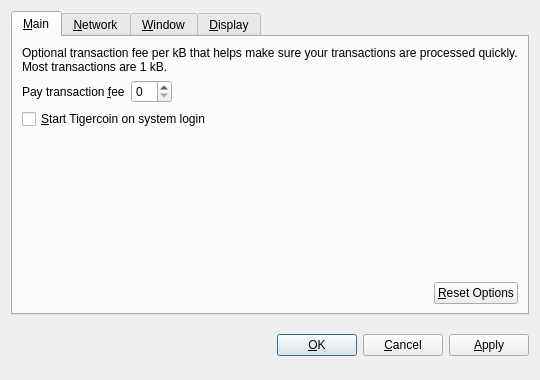
<?xml version="1.0" encoding="UTF-8"?>
<ui version="4.0">
 <class>OptionsDialog</class>
 <widget class="QDialog" name="OptionsDialog">
  <property name="geometry">
   <rect>
    <x>0</x>
    <y>0</y>
    <width>540</width>
    <height>380</height>
   </rect>
  </property>
  <property name="windowTitle">
   <string>Options</string>
  </property>
  <property name="modal">
   <bool>true</bool>
  </property>
  <layout class="QVBoxLayout" name="verticalLayout">
   <item>
    <widget class="QTabWidget" name="tabWidget">
     <property name="tabPosition">
      <enum>QTabWidget::North</enum>
     </property>
     <property name="currentIndex">
      <number>0</number>
     </property>
     <widget class="QWidget" name="tabMain">
      <attribute name="title">
       <string>&amp;Main</string>
      </attribute>
      <layout class="QVBoxLayout" name="verticalLayout_Main">
       <item>
        <widget class="QLabel" name="transactionFeeInfoLabel">
         <property name="text">
          <string>Optional transaction fee per kB that helps make sure your transactions are processed quickly. Most transactions are 1 kB.</string>
         </property>
         <property name="textFormat">
          <enum>Qt::PlainText</enum>
         </property>
         <property name="wordWrap">
          <bool>true</bool>
         </property>
        </widget>
       </item>
       <item>
        <layout class="QHBoxLayout" name="horizontalLayout_1_Main">
         <item>
          <widget class="QLabel" name="transactionFeeLabel">
           <property name="text">
            <string>Pay transaction &amp;fee</string>
           </property>
           <property name="textFormat">
            <enum>Qt::PlainText</enum>
           </property>
           <property name="buddy">
            <cstring>transactionFee</cstring>
           </property>
          </widget>
         </item>
         <item>
          <widget class="BitcoinAmountField" name="transactionFee"/>
         </item>
         <item>
          <spacer name="horizontalSpacer_1_Main">
           <property name="orientation">
            <enum>Qt::Horizontal</enum>
           </property>
           <property name="sizeHint" stdset="0">
            <size>
             <width>40</width>
             <height>20</height>
            </size>
           </property>
          </spacer>
         </item>
        </layout>
       </item>
       <item>
        <widget class="QCheckBox" name="bitcoinAtStartup">
         <property name="toolTip">
          <string>Automatically start Tigercoin after logging in to the system.</string>
         </property>
         <property name="text">
          <string>&amp;Start Tigercoin on system login</string>
         </property>
        </widget>
       </item>
       <item>
        <spacer name="verticalSpacer_Main">
         <property name="orientation">
          <enum>Qt::Vertical</enum>
         </property>
         <property name="sizeHint" stdset="0">
          <size>
           <width>20</width>
           <height>40</height>
          </size>
         </property>
        </spacer>
       </item>
       <item>
        <layout class="QHBoxLayout" name="horizontalLayout_2_Main">
         <item>
          <spacer name="horizontalSpacer_2_Main">
           <property name="orientation">
            <enum>Qt::Horizontal</enum>
           </property>
           <property name="sizeHint" stdset="0">
            <size>
             <width>40</width>
             <height>20</height>
            </size>
           </property>
          </spacer>
         </item>
         <item>
          <widget class="QPushButton" name="resetButton">
           <property name="toolTip">
            <string>Reset all client options to default.</string>
           </property>
           <property name="text">
            <string>&amp;Reset Options</string>
           </property>
           <property name="autoDefault">
            <bool>false</bool>
           </property>
          </widget>
         </item>
        </layout>
       </item>
      </layout>
     </widget>
     <widget class="QWidget" name="tabNetwork">
      <attribute name="title">
       <string>&amp;Network</string>
      </attribute>
      <layout class="QVBoxLayout" name="verticalLayout_Network">
       <item>
        <widget class="QCheckBox" name="mapPortUpnp">
         <property name="toolTip">
          <string>Automatically open the Tigercoin client port on the router. This only works when your router supports UPnP and it is enabled.</string>
         </property>
         <property name="text">
          <string>Map port using &amp;UPnP</string>
         </property>
        </widget>
       </item>
       <item>
        <widget class="QCheckBox" name="connectSocks">
         <property name="toolTip">
          <string>Connect to the Tigercoin network through a SOCKS proxy (e.g. when connecting through Tor).</string>
         </property>
         <property name="text">
          <string>&amp;Connect through SOCKS proxy:</string>
         </property>
        </widget>
       </item>
       <item>
        <layout class="QHBoxLayout" name="horizontalLayout_Network">
         <item>
          <widget class="QLabel" name="proxyIpLabel">
           <property name="text">
            <string>Proxy &amp;IP:</string>
           </property>
           <property name="textFormat">
            <enum>Qt::PlainText</enum>
           </property>
           <property name="buddy">
            <cstring>proxyIp</cstring>
           </property>
          </widget>
         </item>
         <item>
          <widget class="QValidatedLineEdit" name="proxyIp">
           <property name="maximumSize">
            <size>
             <width>140</width>
             <height>16777215</height>
            </size>
           </property>
           <property name="toolTip">
            <string>IP address of the proxy (e.g. 127.0.0.1)</string>
           </property>
          </widget>
         </item>
         <item>
          <widget class="QLabel" name="proxyPortLabel">
           <property name="text">
            <string>&amp;Port:</string>
           </property>
           <property name="textFormat">
            <enum>Qt::PlainText</enum>
           </property>
           <property name="buddy">
            <cstring>proxyPort</cstring>
           </property>
          </widget>
         </item>
         <item>
          <widget class="QLineEdit" name="proxyPort">
           <property name="maximumSize">
            <size>
             <width>55</width>
             <height>16777215</height>
            </size>
           </property>
           <property name="toolTip">
            <string>Port of the proxy (e.g. 9050)</string>
           </property>
          </widget>
         </item>
         <item>
          <widget class="QLabel" name="socksVersionLabel">
           <property name="text">
            <string>SOCKS &amp;Version:</string>
           </property>
           <property name="textFormat">
            <enum>Qt::PlainText</enum>
           </property>
           <property name="buddy">
            <cstring>socksVersion</cstring>
           </property>
          </widget>
         </item>
         <item>
          <widget class="QValueComboBox" name="socksVersion">
           <property name="toolTip">
            <string>SOCKS version of the proxy (e.g. 5)</string>
           </property>
          </widget>
         </item>
         <item>
          <spacer name="horizontalSpacer_Network">
           <property name="orientation">
            <enum>Qt::Horizontal</enum>
           </property>
           <property name="sizeHint" stdset="0">
            <size>
             <width>40</width>
             <height>20</height>
            </size>
           </property>
          </spacer>
         </item>
        </layout>
       </item>
       <item>
        <spacer name="verticalSpacer_Network">
         <property name="orientation">
          <enum>Qt::Vertical</enum>
         </property>
         <property name="sizeHint" stdset="0">
          <size>
           <width>20</width>
           <height>40</height>
          </size>
         </property>
        </spacer>
       </item>
      </layout>
     </widget>
     <widget class="QWidget" name="tabWindow">
      <attribute name="title">
       <string>&amp;Window</string>
      </attribute>
      <layout class="QVBoxLayout" name="verticalLayout_Window">
       <item>
        <widget class="QCheckBox" name="minimizeToTray">
         <property name="toolTip">
          <string>Show only a tray icon after minimizing the window.</string>
         </property>
         <property name="text">
          <string>&amp;Minimize to the tray instead of the taskbar</string>
         </property>
        </widget>
       </item>
       <item>
        <widget class="QCheckBox" name="minimizeOnClose">
         <property name="toolTip">
          <string>Minimize instead of exit the application when the window is closed. When this option is enabled, the application will be closed only after selecting Quit in the menu.</string>
         </property>
         <property name="text">
          <string>M&amp;inimize on close</string>
         </property>
        </widget>
       </item>
       <item>
        <spacer name="verticalSpacer_Window">
         <property name="orientation">
          <enum>Qt::Vertical</enum>
         </property>
         <property name="sizeHint" stdset="0">
          <size>
           <width>20</width>
           <height>40</height>
          </size>
         </property>
        </spacer>
       </item>
      </layout>
     </widget>
     <widget class="QWidget" name="tabDisplay">
      <attribute name="title">
       <string>&amp;Display</string>
      </attribute>
      <layout class="QVBoxLayout" name="verticalLayout_Display">
       <item>
        <layout class="QHBoxLayout" name="horizontalLayout_1_Display">
         <item>
          <widget class="QLabel" name="langLabel">
           <property name="text">
            <string>User Interface &amp;language:</string>
           </property>
           <property name="textFormat">
            <enum>Qt::PlainText</enum>
           </property>
           <property name="buddy">
            <cstring>lang</cstring>
           </property>
          </widget>
         </item>
         <item>
          <widget class="QValueComboBox" name="lang">
           <property name="toolTip">
            <string>The user interface language can be set here. This setting will take effect after restarting Tigercoin.</string>
           </property>
          </widget>
         </item>
        </layout>
       </item>
       <item>
        <layout class="QHBoxLayout" name="horizontalLayout_2_Display">
         <item>
          <widget class="QLabel" name="unitLabel">
           <property name="text">
            <string>&amp;Unit to show amounts in:</string>
           </property>
           <property name="textFormat">
            <enum>Qt::PlainText</enum>
           </property>
           <property name="buddy">
            <cstring>unit</cstring>
           </property>
          </widget>
         </item>
         <item>
          <widget class="QValueComboBox" name="unit">
           <property name="toolTip">
            <string>Choose the default subdivision unit to show in the interface and when sending coins.</string>
           </property>
          </widget>
         </item>
        </layout>
       </item>
       <item>
        <widget class="QCheckBox" name="displayAddresses">
         <property name="toolTip">
          <string>Whether to show Tigercoin addresses in the transaction list or not.</string>
         </property>
         <property name="text">
          <string>&amp;Display addresses in transaction list</string>
         </property>
        </widget>
       </item>
       <item>
        <spacer name="verticalSpacer_Display">
         <property name="orientation">
          <enum>Qt::Vertical</enum>
         </property>
         <property name="sizeHint" stdset="0">
          <size>
           <width>20</width>
           <height>40</height>
          </size>
         </property>
        </spacer>
       </item>
      </layout>
     </widget>
    </widget>
   </item>
   <item>
    <layout class="QHBoxLayout" name="horizontalLayout_Buttons">
     <item>
      <spacer name="horizontalSpacer_1">
       <property name="orientation">
        <enum>Qt::Horizontal</enum>
       </property>
       <property name="sizeHint" stdset="0">
        <size>
         <width>40</width>
         <height>48</height>
        </size>
       </property>
      </spacer>
     </item>
     <item>
      <widget class="QLabel" name="statusLabel">
       <property name="font">
        <font>
         <weight>75</weight>
         <bold>true</bold>
        </font>
       </property>
       <property name="text">
        <string/>
       </property>
       <property name="textFormat">
        <enum>Qt::PlainText</enum>
       </property>
       <property name="wordWrap">
        <bool>true</bool>
       </property>
      </widget>
     </item>
     <item>
      <spacer name="horizontalSpacer_2">
       <property name="orientation">
        <enum>Qt::Horizontal</enum>
       </property>
       <property name="sizeHint" stdset="0">
        <size>
         <width>40</width>
         <height>48</height>
        </size>
       </property>
      </spacer>
     </item>
     <item>
      <widget class="QPushButton" name="okButton">
       <property name="text">
        <string>&amp;OK</string>
       </property>
      </widget>
     </item>
     <item>
      <widget class="QPushButton" name="cancelButton">
       <property name="text">
        <string>&amp;Cancel</string>
       </property>
       <property name="autoDefault">
        <bool>false</bool>
       </property>
      </widget>
     </item>
     <item>
      <widget class="QPushButton" name="applyButton">
       <property name="text">
        <string>&amp;Apply</string>
       </property>
       <property name="autoDefault">
        <bool>false</bool>
       </property>
      </widget>
     </item>
    </layout>
   </item>
  </layout>
 </widget>
 <customwidgets>
  <customwidget>
   <class>BitcoinAmountField</class>
   <extends>QSpinBox</extends>
   <header>bitcoinamountfield.h</header>
  </customwidget>
  <customwidget>
   <class>QValueComboBox</class>
   <extends>QComboBox</extends>
   <header>qvaluecombobox.h</header>
  </customwidget>
  <customwidget>
   <class>QValidatedLineEdit</class>
   <extends>QLineEdit</extends>
   <header>qvalidatedlineedit.h</header>
  </customwidget>
 </customwidgets>
 <resources/>
 <connections/>
</ui>
